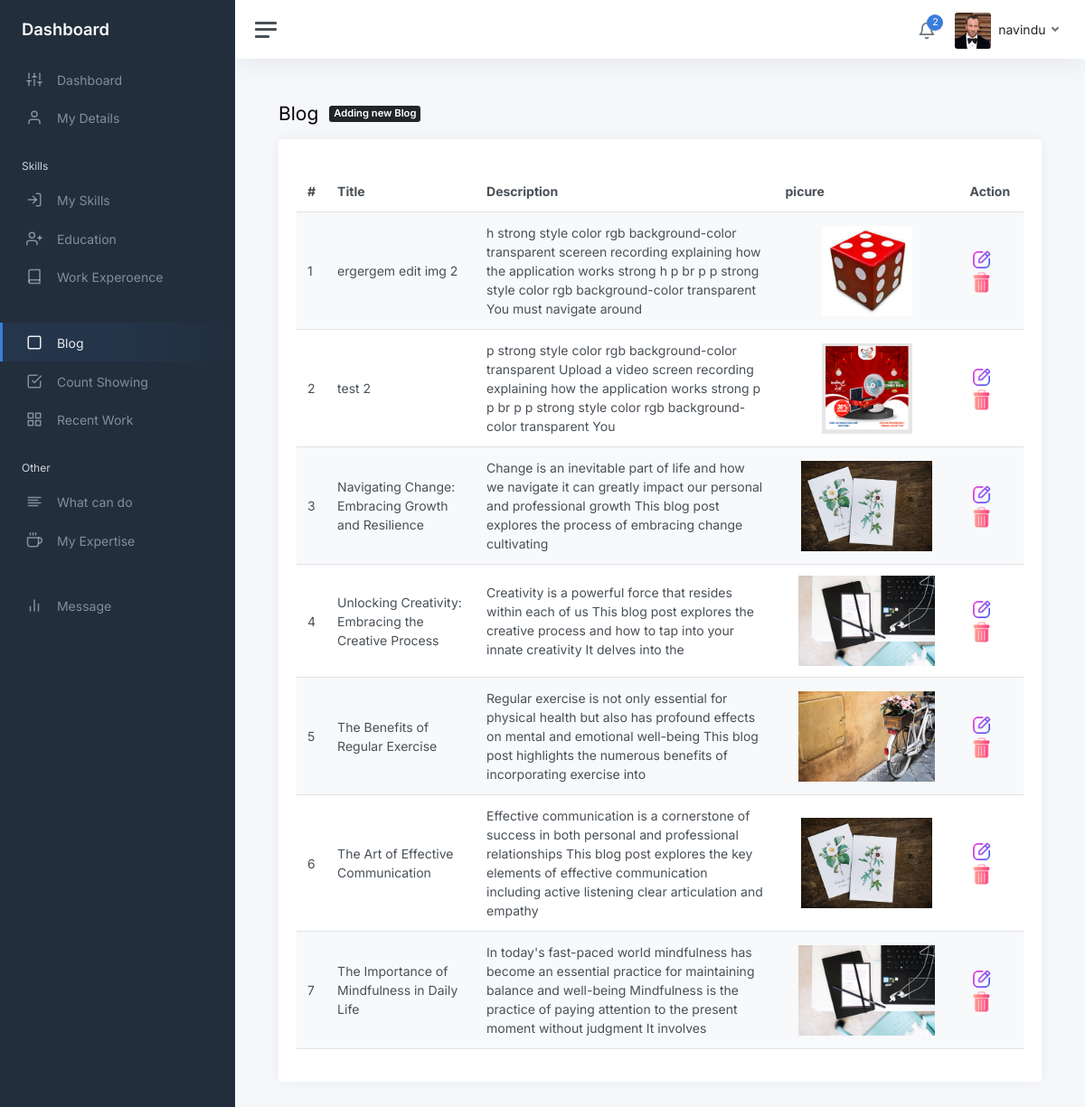
The page /admin2/static/blog.php (signed in) on the database its author committed.
### tables this page shows
CREATE TABLE `Detila` (
  `Id` int(11) NOT NULL,
  `Name` text DEFAULT NULL,
  `Role` text DEFAULT NULL,
  `AboutMe` text DEFAULT NULL,
  `Country` text DEFAULT NULL,
  `Profile_Pic` text DEFAULT NULL,
  `Bg_picture1` text DEFAULT NULL,
  `Bg_picture2` text DEFAULT NULL,
  `Skill_desc` text DEFAULT NULL,
  `email` varchar(255) DEFAULT NULL,
  `address` varchar(255) DEFAULT NULL,
  `telephone` varchar(20) DEFAULT NULL,
  `Cv` text DEFAULT NULL,
  `hirebanner` int(11) DEFAULT NULL
);

CREATE TABLE `MyBlog` (
  `Id` int(11) NOT NULL,
  `Title` text DEFAULT NULL,
  `Description` text DEFAULT NULL,
  `picture` text DEFAULT NULL,
  `date` date DEFAULT NULL,
  `LikeCount` text DEFAULT NULL
);

### admin2/static/blog.php (the view, shortened to what this page needs)
<?php
    require_once '../../connection.php';
    require_once './header.php';
?>
            <main class="content">
				<div class="container-fluid p-0">
					<div class="mb-3">
						<h1 class="h3 d-inline align-middle">Blog</h1>
						<a class="badge bg-dark text-white ms-2" href="./addclog.php">
                               Adding new Blog
                            </a>
					</div>
                    <div class="row">
                        <div class="col-sm-12">
                            <div class="card" style="padding: 20px;">
                                <div style="margin-top: 15px;" class="">
                                    <table id="customerTable" class="table table-striped" style="width:100%">
                                        <thead>
                                            <tr>
                                                <th> # </th>
                                                <th> Title</th>
                                                <th> Description</th>
                                                <th> picure</th>
                                                <th> Action </th>
                                            </tr>
                                        </thead>
                                        <tbody class="contentable">
                                            <?php
                                                $i =1;
                                                $sql = "SELECT * FROM `MyBlog` ORDER BY `MyBlog`.`Id` DESC";
                                                $result = $conn->query($sql);
                                                while ($row = $result->fetch_assoc()) {
                                            ?>
                                            <tr>
                                                <td> <?php echo $i; ?> </td>
                                                <td> <?php echo $row['Title']; ?></td>
                                                <td>
                                                    <?php
                                                        $description = $row['Description'];
                                                        $words = str_word_count($description, 1);
                                                        $truncatedDescription = implode(' ', array_slice($words, 0, 30));
                                                        echo $truncatedDescription;
                                                    ?>
                                                </td>
                                                <td> <div><img src="../../Assets/blog/<?php echo $row['picture']; ?>" alt="" srcset="" style="width: 180px;height: 100px;object-fit: contain;"></div></td>
                                                <td>
                                                        <a href="editblog.php?id=<?php echo $row['Id']; ?>"><img src="../../Assets/web/edit1.png" alt="" style="width:25px;height:25px; margin-right:5px;"></a>
                                                        <a onclick="deleteRecord(<?php echo $row['Id']; ?>)"><img src="../../Assets/web/delete.png" alt="" style="width:25px;height:25px; margin-right:5px;"></a>
                                                </td>
                                                <?php  $i = $i + 1; ?>
                                            </tr>
                                            <?php } ?>
                                        </tbody>
                                    </table>
                                </div>
                            </div>
                        </div>
                    </div>
				</div>
			</main>
		</div>
	</div>
</body>
</html>

### admin2/static/header.php (shortened to what this page needs)
<!DOCTYPE html>
<html lang="en">
<head>
	<link href="css/app.css" rel="stylesheet">
</head>
<body>
	<div class="wrapper">
		<nav id="sidebar" class="sidebar js-sidebar">
			<div class="sidebar-content js-simplebar">
				<a class="sidebar-brand" href="index.html">
                    <span class="align-middle">Dashboard</span>
                </a>
				<ul class="sidebar-nav">
					<li class="sidebar-item active">
						<a class="sidebar-link" href="./index.php">
                        <i class="align-middle" data-feather="sliders"></i> <span class="align-middle">Dashboard</span>
                        </a>
					</li>
					<li class="sidebar-item">
						<a class="sidebar-link" href="./mydetails.php">
                        <i class="align-middle" data-feather="user"></i> <span class="align-middle">My Details</span>
                        </a>
					</li>
                    <li class="sidebar-header">
						Skills
					</li>
					<li class="sidebar-item">
						<a class="sidebar-link" href="./skills.php">
                        <i class="align-middle" data-feather="log-in"></i> <span class="align-middle">My Skills</span>
                        </a>
					</li>
					<li class="sidebar-item">
                            <a class="sidebar-link" href="education.php">
                            <i class="align-middle" data-feather="user-plus"></i> <span class="align-middle">Education</span>
                            </a>
					</li>
					<li class="sidebar-item">
						<a class="sidebar-link" href="workexperience.php">
                        <i class="align-middle" data-feather="book"></i> <span class="align-middle">Work Experoence</span>
                        </a>
					</li>
					<li class="sidebar-header">
					</li>
					<li class="sidebar-item">
						<a class="sidebar-link" href="blog.php">
                        <i class="align-middle" data-feather="square"></i> <span class="align-middle">Blog</span>
                        </a>
					</li>
					<li class="sidebar-item ">
						<a class="sidebar-link" href="countshow.php">
                        <i class="align-middle" data-feather="check-square"></i> <span class="align-middle">Count Showing</span>
                        </a>
					</li>
					<li class="sidebar-item">
						<a class="sidebar-link" href="recentwork.php">
                        <i class="align-middle" data-feather="grid"></i> <span class="align-middle">Recent Work</span>
                        </a>
					</li>
                    <li class="sidebar-header">
						Other
					</li>
					<li class="sidebar-item">
						<a class="sidebar-link" href="cando.php">
                        <i class="align-middle" data-feather="align-left"></i> <span class="align-middle">What can do</span>
                        </a>
					</li>
					<li class="sidebar-item">
						<a class="sidebar-link" href="myexpertise.php">
                        <i class="align-middle" data-feather="coffee"></i> <span class="align-middle">My Expertise</span>
                        </a>
					</li>
                    <li class="sidebar-header">
                    </li>
					<li class="sidebar-item">
						<a class="sidebar-link" href="mymsg.php">
                        <i class="align-middle" data-feather="bar-chart-2"></i> <span class="align-middle">Message</span>
                        </a>
					</li>
				</ul>
			</div>
		</nav>
		<div class="main">
			<nav class="navbar navbar-expand navbar-light navbar-bg">
				<a class="sidebar-toggle js-sidebar-toggle">
                    <i class="hamburger align-self-center"></i>
                </a>
				<div class="navbar-collapse collapse">
					<ul class="navbar-nav navbar-align">
						<li class="nav-item dropdown">
							<a class="nav-icon dropdown-toggle" href="mymsg.php">
								<div class="position-relative">
									<i class="align-middle" data-feather="bell"></i>
									<span class="indicator"><?php require_once 'php/showmsgcount.php'; ?></span>
								</div>
							</a>
						</li>
						<li class="nav-item dropdown">
                            <?php
                                $sql = "SELECT * FROM `Detila`";
                                $result = $conn->query($sql);
                                while ($row = $result->fetch_assoc()) {
                            ?>
							<a class="nav-link dropdown-toggle d-none d-sm-inline-block" href="#" data-bs-toggle="dropdown">
                                <img src="../../Assets/profile/<?php echo  $row['Profile_Pic'];?>" class="avatar img-fluid rounded me-1" alt="Charles Hall" /> <span class="text-dark"><?php echo  $row['Name'];?></span>
                            </a>
                            <?php } ?>
						</li>
					</ul>
				</div>
			</nav>

### rows shown on the page
detila: Profile_Pic (picture), Name "navindu"
myblog: Title "ergergem edit img 2", truncatedDescription "h strong style color rgb background-color transparent scereen recording explaining how the application works strong h p br p p strong style color rgb background-color transparent You must navigate around", picture (picture)
myblog: Title "test 2", truncatedDescription "p strong style color rgb background-color transparent Upload a video screen recording explaining how the application works strong p p br p p strong style color rgb background-color transparent You", picture (picture)
myblog: Title "Navigating Change: Embracing Growth and Resilience", truncatedDescription "Change is an inevitable part of life and how we navigate it can greatly impact our personal and professional growth This blog post explores the process of embracing change cultivating", picture (picture)
myblog: Title "Unlocking Creativity: Embracing the Creative Process", truncatedDescription "Creativity is a powerful force that resides within each of us This blog post explores the creative process and how to tap into your innate creativity It delves into the", picture (picture)
myblog: Title "The Benefits of Regular Exercise", truncatedDescription "Regular exercise is not only essential for physical health but also has profound effects on mental and emotional well-being This blog post highlights the numerous benefits of incorporating exercise into", picture (picture)
myblog: Title "The Art of Effective Communication", truncatedDescription "Effective communication is a cornerstone of success in both personal and professional relationships This blog post explores the key elements of effective communication including active listening clear articulation and empathy", picture (picture)
myblog: Title "The Importance of Mindfulness in Daily Life", truncatedDescription "In today's fast-paced world mindfulness has become an essential practice for maintaining balance and well-being Mindfulness is the practice of paying attention to the present moment without judgment It involves", picture (picture)

### other values the page prints
$rowCount "2"
